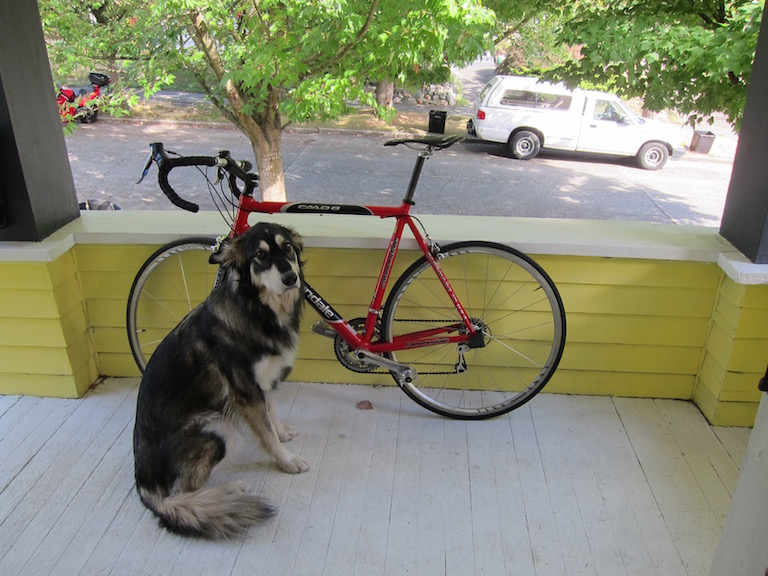
#> input picture benchmark/tests/data/dog.jpg, 768 x 576 px
$ python -i resnet50_client_acc.py   (imports and definitions only)
#> lines starting #> are read from the running program, lines starting #| are printed output that depends on the picture
#> in preprocess, image is the input picture: PIL image 768x576 RGB; mean R, G, B 134.4, 135.7, 114.1
# Copyright 2021 ZTE corporation. All Rights Reserved.
# SPDX-License-Identifier: Apache-2.0

"""
This is a sample for Adlik_serving prediction
"""
import numbers
import argparse
import os
from adlik_serving import PredictContext
import numpy as np
import cv2
from PIL import Image

FLAGS = None


def img_crop(img, top, left, height, width):
    return img.crop((left, top, left + width, top + height))


def img_resize(img, size, interpolation=Image.BILINEAR):
#> called with size = 256, interpolation = 2
    if isinstance(size, int):
        w, h = img.size
#> w = 768; h = 576
        if (w <= h and w == size) or (h <= w and h == size):
            return img
        if w < h:
            ow = size
            oh = int(size * h / w)
            return img.resize((ow, oh), interpolation)
        else:
            oh = size
            ow = int(size * w / h)
#> ow = 341
            return img.resize((ow, oh), interpolation)
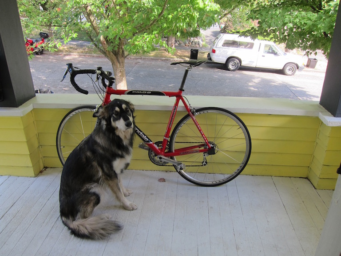
#> returned value: PIL image 341x256 RGB; mean R, G, B 134.5, 135.7, 114.1
    else:
        return img.resize(size, interpolation)


def img_center_crop(img, output_size):
#> called with output_size = (224, 224)
    if isinstance(output_size, numbers.Number):
        output_size = (int(output_size), int(output_size))
    image_width, image_height = img.size
#> image_width = 341; image_height = 256
    crop_height, crop_width = output_size
    crop_top = int(round((image_height - crop_height) / 2.))
#> crop_top = 16
    crop_left = int(round((image_width - crop_width) / 2.))
#> crop_left = 58
    return img_crop(img, crop_top, crop_left, crop_height, crop_width)
#> in img_crop, `return img.crop((left, top, left + width, top + height))`:
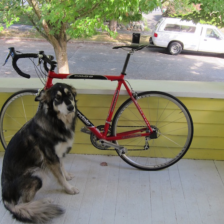
#> returned value: PIL image 224x224 RGB; mean R, G, B 131.2, 130.3, 113.2


# [72 lines left out: functions _parse_model, _gen_input_data, _preprocess, not called in this run]


def preprocess(img_file):
    input_width, input_height = 224, 224
    image = Image.open(img_file).convert("RGB")
    input_size = (input_width, input_height)
    max_size = max(input_width, input_height)

    image = img_resize(image, 256 if max_size <= 256 else 342)
    image = img_center_crop(image, input_size)

    image_data = np.array(image, dtype='float32').transpose(2, 0, 1)
    mean_vec = np.array([0.485, 0.456, 0.406])
    stddev_vec = np.array([0.229, 0.224, 0.225])
    norm_image_data = np.zeros(image_data.shape).astype('float32')
    for i in range(image_data.shape[0]):
        norm_image_data[i, :, :] = (image_data[i, :, :] / 255 -
                                    mean_vec[i]) / stddev_vec[i]
    norm_image_data = norm_image_data.reshape(3, input_height,
                                              input_width).astype('float32')

    return norm_image_data


# [83 lines left out: functions _postprocess, _main, not called in this run]


# [51 lines not run here, left out]

>>> result = preprocess('../../benchmark/tests/data/dog.jpg')
